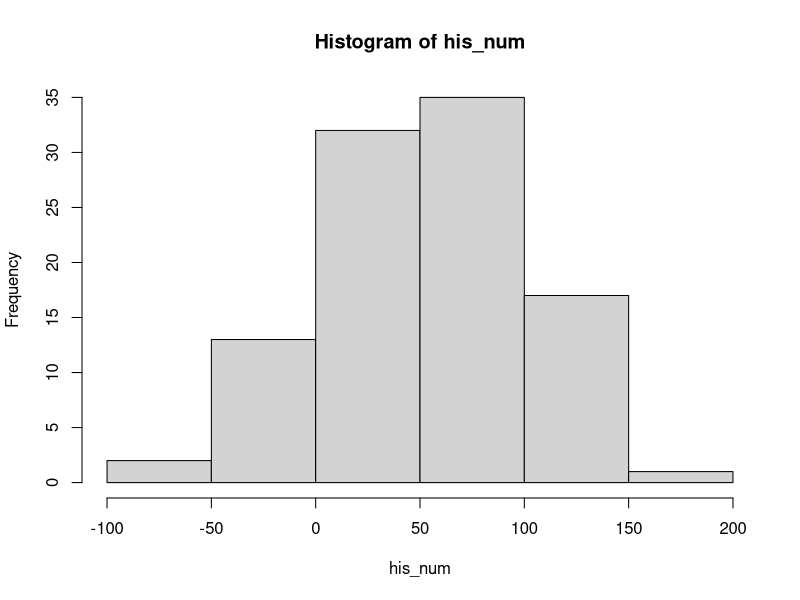

Reproduce this figure in R.
#P1
x <- 5 + 8i
y <- -6 + 7i

u <- x + y
u
v <- x * y
v
w <- x / y
w
z <- exp(x)
z
r <- sqrt(y)
r
s <- x * y^2
s


#P2
(3 + 6i)*(-7 -9i)
(5 + 4i)/(5 - 4i)
3/2i


#P3
exp(-2.1)^3 + (3.47 * log(14)) + (287^(1/4))
(3.4^7) * (log(14)) + (287^(1/4))
cos((4.12 * pi)/6)^2
cos((4.12*pi/6)^2)


#P4
x <- 6
z <- x <10
z
z <- x == 10
z
z <- x >= 4
z
z <- x != 7
z


#5
z <- 6 > 3 + 8
z
z <- 6 + 3 > 8
z
z <- 4  > (2+9)
z
z <- (4 < 7) + 3
z
z <- 4 < 7 + 3
z
z <- (4 <7 )* 5
z
z <- 4 <(7 * 5)
z
z <- 2/5 >= 5
z


#6
A <- matrix(c(3, -5, 6, 15, 7, 9, 13, 5, -4, 10, 8, 4, 12, 2, 11, 1), 4)
A
v <- A[, 2]
v
w <- A[2,]
w


#P7
numb <- sort(rnorm(20, 10, 5))
numb
numb <- numb[-c(1, 2, length(numb) -1, length(numb))]
numb


#P8
temData <- read.table("temperatures.txt", header=T)
head(temData)

mean(temData$temperature)
mean(temData$rain)

max(temData$temperature)
max(temData$rain)

min(temData$temperature)
min(temData$rain)

sd(temData$temperature)
sd(temData$rain)

var(temData$temperature)
var(temData$rain)

range(temData$temperature)
range(temData$rain)


#P9
tapply(temData$temperature, temData$yr, mean)

which.min(tapply(temData$temperature, temData$yr, mean))

which.max(tapply(temData$temperature, temData$yr, mean))


#P10
his_num <- rnorm(100, 50,50)
hist(his_num)
his_num
which (abs(his_num - 10) == min(abs(his_num - 10)))
